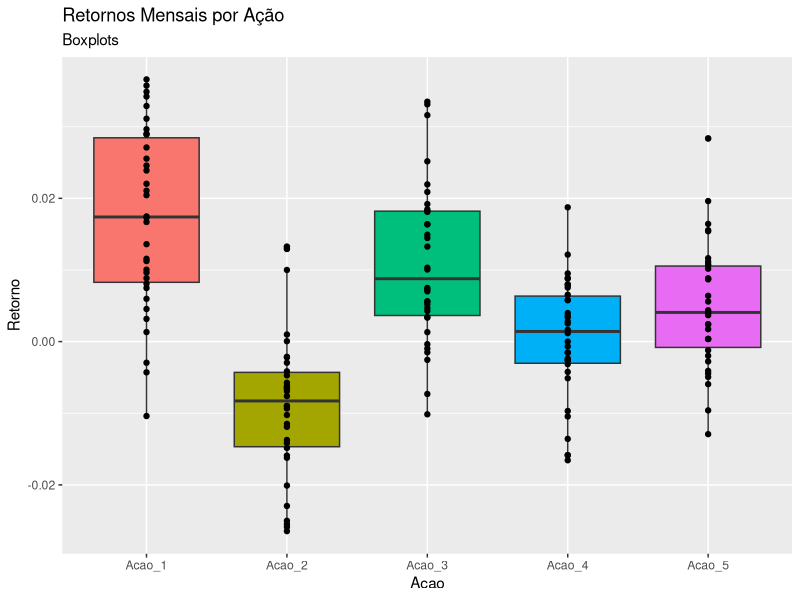
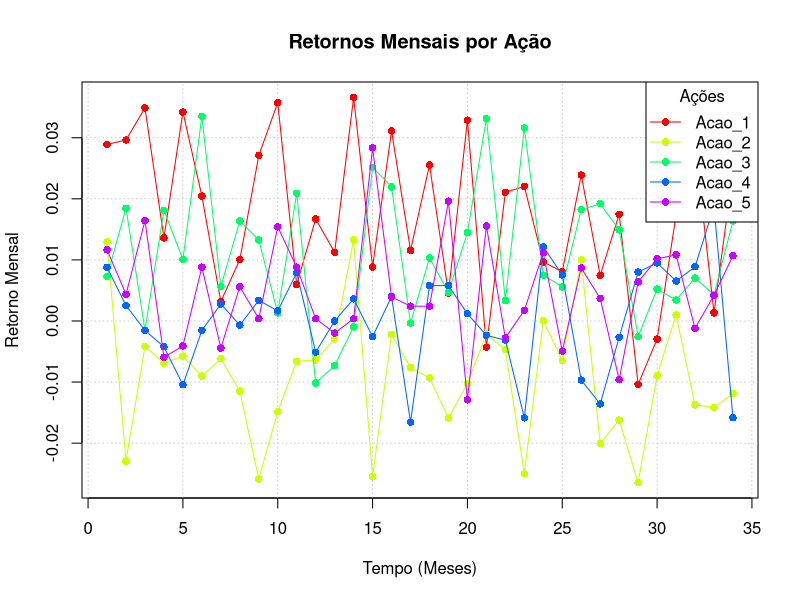
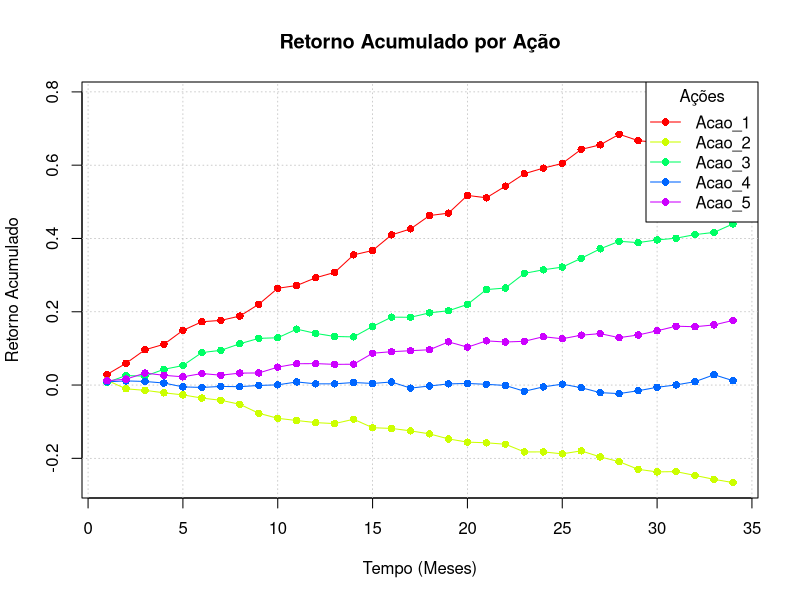
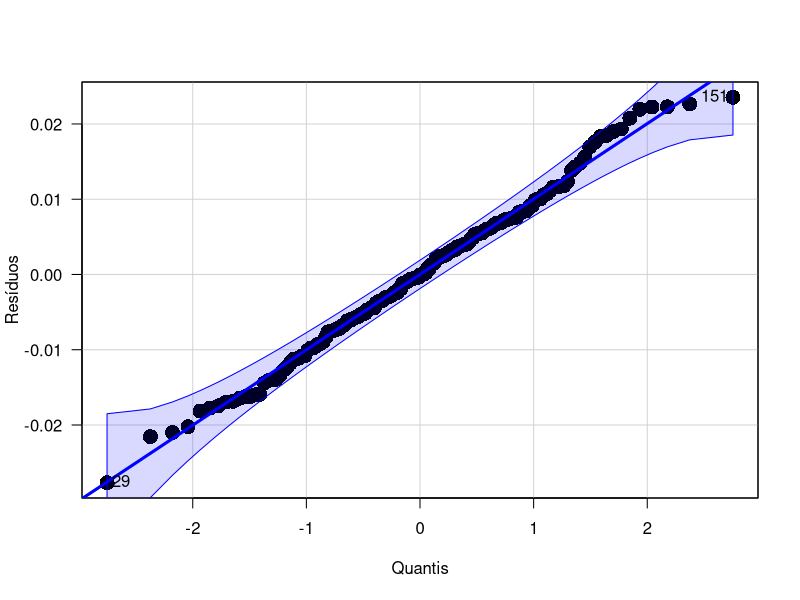

The R source for these figures, in order:
rm(list = ls()) 
#dev.off()
library(car)
library(ggplot2)

# Carregar os dados e reordena os dados cronologicamente:
dados <- read.csv("DadosAcoesGrupoH.csv")
colnames(dados) <- paste0('Acao_', 1:5)
dados <- dados[nrow(dados):1, ]

# Dataframe dos retornos
retornos <- data.frame(matrix(NA, nrow = nrow(dados)-1, ncol = ncol(dados)))
colnames(retornos) <- colnames(dados)

# Calcular os retornos: (P[i+1] - P[i]) / P[i])
for (j in 1:ncol(dados)) {
  for (i in 2:nrow(dados)) {
    retornos[i-1,j] <- (dados[i,j] - dados[i-1,j]) / dados[i-1,j]
  }
}

retornos$Mes <- 1:nrow(retornos)

# VISUALIZAÇÃO #################################################################
# Retornos mensais:
dados_dataframe <- data.frame(
  Mes = rep(retornos$Mes, ncol(retornos) - 1),  # Meses
  Acao = rep(colnames(retornos)[-ncol(retornos)], each = nrow(retornos)), 
  Retorno = as.vector(as.matrix(retornos[, -ncol(retornos)])) 
)
# Visualização dos retornos, distribuição:
ggplot(dados_dataframe, 
       aes(x    = Acao,
           y    = Retorno,
           fill = Acao)) + 
  geom_boxplot() + geom_point() + 
  ggtitle("Retornos Mensais por Ação",
          "Boxplots") + 
  theme(legend.position = "none")


# Visualização dos retornos, serie temporal:
plot(NULL, xlim = c(1, nrow(retornos)), ylim = range(dados_dataframe$Retorno, na.rm = TRUE),
     xlab = "Tempo (Meses)", ylab = "Retorno Mensal", main = "Retornos Mensais por Ação")
grid(col = "gray", lty = "dotted", lwd = 0.75)

cores_acoes <- rainbow(length(unique(dados_dataframe$Acao)))
acoes <- unique(dados_dataframe$Acao)

for (i in 1:length(acoes)) {
  linhas_acao <- dados_dataframe[dados_dataframe$Acao == acoes[i], ]
  lines(linhas_acao$Mes, linhas_acao$Retorno, col = cores_acoes[i], type = "o", pch = 16)
}
legend("topright", legend = acoes, col = cores_acoes, lty = 1, pch = 16, title = "Ações")

# Retornos Acumulados:
retornos_acumulados <- retornos[, -ncol(retornos)] 
for (j in 1:ncol(retornos_acumulados)) {
  retornos_acumulados[, j] <- cumprod(1 + retornos[, j]) - 1 
}

retornos_acumulados$Mes <- 1:nrow(retornos_acumulados)
dados_dataframe_acumulados <- data.frame(
  Mes = rep(retornos_acumulados$Mes, ncol(retornos_acumulados) - 1),  # Meses
  Acao = rep(colnames(retornos_acumulados)[-ncol(retornos_acumulados)], each = nrow(retornos_acumulados)),
  RetornoAcumulado = as.vector(as.matrix(retornos_acumulados[, -ncol(retornos_acumulados)]))
)

plot(NULL, xlim = c(1, nrow(retornos_acumulados)), ylim = range(dados_dataframe_acumulados$RetornoAcumulado, na.rm = TRUE),
     xlab = "Tempo (Meses)", ylab = "Retorno Acumulado", main = "Retorno Acumulado por Ação")
grid(col = "gray", lty = "dotted", lwd = 0.75)

cores_acoes_acumuladas <- rainbow(length(unique(dados_dataframe_acumulados$Acao))) 
acoes_acumuladas <- unique(dados_dataframe_acumulados$Acao)

for (i in 1:length(acoes_acumuladas)) {
  linhas_acao <- dados_dataframe_acumulados[dados_dataframe_acumulados$Acao == acoes_acumuladas[i], ]
  lines(linhas_acao$Mes, linhas_acao$RetornoAcumulado, col = cores_acoes_acumuladas[i], type = "o", pch = 16)
}

legend("topright", legend = acoes_acumuladas, col = cores_acoes_acumuladas, lty = 1, pch = 16, title = "Ações")

# TESTES E HIPOTESES ESTATISTICAS ##############################################
# Teste de Normalidade dos dados:

normalidade <- list()

for (acao in colnames(retornos)[-ncol(retornos)]) { 
  shapiro_test <- shapiro.test(retornos[[acao]]) 
  normalidade[[acao]] <- shapiro_test
  print(paste("Teste de Shapiro-Wilk, ação:", acao))
  print(shapiro_test)
}

# Modelo ANOVA:
anova <- aov(Retorno ~ Acao, data = dados_dataframe)
summary(anova)

# Teste de normalidade dos residuos:
shapiro.test(anova$residuals)
qqPlot(anova$residuals, pch = 16, lwd = 3, cex = 2, las = 1,
       xlab = "Quantis", ylab = "Resíduos")

# Teste de Homogeniedade da variancia dos residuos:
fligner <- fligner.test(Retorno ~ Acao, data = dados_dataframe)
print(paste("Teste de Fligner, p-valor:", fligner$p.value))